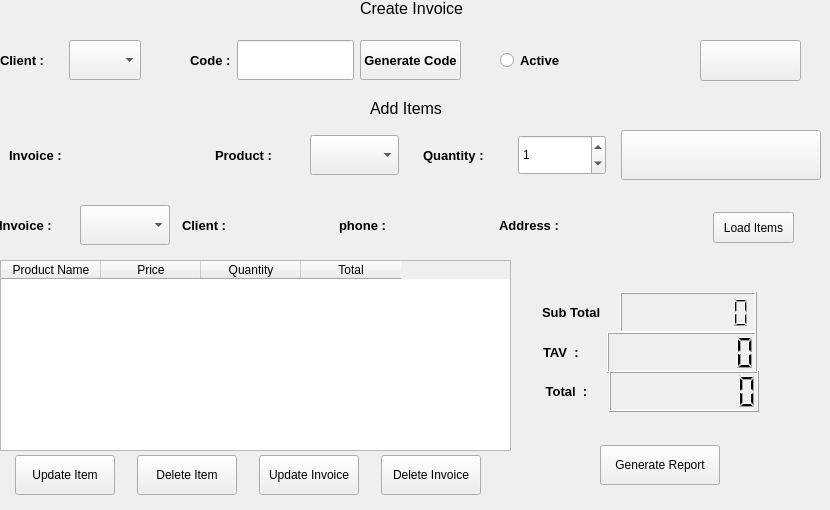
      <widget class="QWidget" name="main">
       <attribute name="icon">
        <iconset resource="resource.qrc">
         <normaloff>:/icons/assests/whiteIcon/home.svg</normaloff>:/icons/assests/whiteIcon/home.svg</iconset>
       </attribute>
       <attribute name="title">
        <string/>
       </attribute>
       <widget class="QLabel" name="label_13">
        <property name="geometry">
         <rect>
          <x>360</x>
          <y>0</y>
          <width>111</width>
          <height>16</height>
         </rect>
        </property>
        <property name="font">
         <font>
          <pointsize>12</pointsize>
          <weight>50</weight>
          <bold>false</bold>
         </font>
        </property>
        <property name="text">
         <string>Create Invoice </string>
        </property>
       </widget>
       <widget class="QWidget" name="widget_3" native="true">
        <property name="geometry">
         <rect>
          <x>0</x>
          <y>20</y>
          <width>811</width>
          <height>80</height>
         </rect>
        </property>
        <widget class="QWidget" name="widget_4" native="true">
         <property name="geometry">
          <rect>
           <x>0</x>
           <y>0</y>
           <width>141</width>
           <height>81</height>
          </rect>
         </property>
         <layout class="QHBoxLayout" name="horizontalLayout_5">
          <item>
           <widget class="QLabel" name="label_9">
            <property name="font">
             <font>
              <pointsize>10</pointsize>
              <weight>75</weight>
              <bold>true</bold>
             </font>
            </property>
            <property name="text">
             <string>Client :</string>
            </property>
           </widget>
          </item>
          <item>
           <widget class="QComboBox" name="clients_comboBox">
            <property name="maximumSize">
             <size>
              <width>100</width>
              <height>40</height>
             </size>
            </property>
           </widget>
          </item>
         </layout>
        </widget>
        <widget class="QWidget" name="widget_5" native="true">
         <property name="geometry">
          <rect>
           <x>190</x>
           <y>0</y>
           <width>271</width>
           <height>81</height>
          </rect>
         </property>
         <layout class="QHBoxLayout" name="horizontalLayout_6">
          <item>
           <widget class="QLabel" name="label_10">
            <property name="font">
             <font>
              <pointsize>10</pointsize>
              <weight>75</weight>
              <bold>true</bold>
             </font>
            </property>
            <property name="text">
             <string>Code :</string>
            </property>
           </widget>
          </item>
          <item>
           <widget class="QLineEdit" name="invoiceCode">
            <property name="maximumSize">
             <size>
              <width>16777215</width>
              <height>40</height>
             </size>
            </property>
           </widget>
          </item>
          <item>
           <widget class="QPushButton" name="generateCode">
            <property name="maximumSize">
             <size>
              <width>16777215</width>
              <height>40</height>
             </size>
            </property>
            <property name="font">
             <font>
              <pointsize>10</pointsize>
              <weight>75</weight>
              <bold>true</bold>
             </font>
            </property>
            <property name="text">
             <string>Generate Code</string>
            </property>
           </widget>
          </item>
         </layout>
        </widget>
        <widget class="QWidget" name="widget_6" native="true">
         <property name="geometry">
          <rect>
           <x>500</x>
           <y>0</y>
           <width>101</width>
           <height>81</height>
          </rect>
         </property>
         <layout class="QHBoxLayout" name="horizontalLayout_7">
          <item>
           <widget class="QRadioButton" name="invoiceStatus">
            <property name="maximumSize">
             <size>
              <width>16777215</width>
              <height>40</height>
             </size>
            </property>
            <property name="font">
             <font>
              <pointsize>10</pointsize>
              <weight>75</weight>
              <bold>true</bold>
             </font>
            </property>
            <property name="text">
             <string>Active</string>
            </property>
           </widget>
          </item>
         </layout>
        </widget>
        <widget class="QPushButton" name="sendInvoiceData">
         <property name="geometry">
          <rect>
           <x>700</x>
           <y>20</y>
           <width>101</width>
           <height>41</height>
          </rect>
         </property>
         <property name="minimumSize">
          <size>
           <width>40</width>
           <height>0</height>
          </size>
         </property>
         <property name="maximumSize">
          <size>
           <width>106</width>
           <height>50</height>
          </size>
         </property>
         <property name="text">
          <string/>
         </property>
         <property name="icon">
          <iconset resource="resource.qrc">
           <normaloff>:/icons/assests/whiteIcon/check.svg</normaloff>:/icons/assests/whiteIcon/check.svg</iconset>
         </property>
         <property name="iconSize">
          <size>
           <width>50</width>
           <height>30</height>
          </size>
         </property>
        </widget>
       </widget>
       <widget class="QLabel" name="label_14">
        <property name="geometry">
         <rect>
          <x>370</x>
          <y>100</y>
          <width>111</width>
          <height>16</height>
         </rect>
        </property>
        <property name="font">
         <font>
          <pointsize>12</pointsize>
          <weight>50</weight>
          <bold>false</bold>
         </font>
        </property>
        <property name="text">
         <string>Add Items </string>
        </property>
       </widget>
       <widget class="QWidget" name="widget_7" native="true">
        <property name="geometry">
         <rect>
          <x>0</x>
          <y>120</y>
          <width>821</width>
          <height>71</height>
         </rect>
        </property>
        <layout class="QHBoxLayout" name="horizontalLayout_15">
         <item>
          <widget class="QWidget" name="widget_8" native="true">
           <property name="maximumSize">
            <size>
             <width>200</width>
             <height>16777215</height>
            </size>
           </property>
           <layout class="QHBoxLayout" name="horizontalLayout_8">
            <item>
             <widget class="QLabel" name="label_12">
              <property name="font">
               <font>
                <pointsize>10</pointsize>
                <weight>75</weight>
                <bold>true</bold>
               </font>
              </property>
              <property name="text">
               <string>Invoice : </string>
              </property>
             </widget>
            </item>
            <item>
             <widget class="QLabel" name="invoice_textBrowser">
              <property name="text">
               <string/>
              </property>
             </widget>
            </item>
           </layout>
          </widget>
         </item>
         <item>
          <widget class="QWidget" name="widget_11" native="true">
           <layout class="QHBoxLayout" name="horizontalLayout_11">
            <item>
             <widget class="QLabel" name="label_19">
              <property name="font">
               <font>
                <pointsize>10</pointsize>
                <weight>75</weight>
                <bold>true</bold>
               </font>
              </property>
              <property name="text">
               <string>Product :</string>
              </property>
             </widget>
            </item>
            <item>
             <widget class="QComboBox" name="product_combobox">
              <property name="maximumSize">
               <size>
                <width>100</width>
                <height>40</height>
               </size>
              </property>
             </widget>
            </item>
           </layout>
          </widget>
         </item>
         <item>
          <widget class="QWidget" name="widget_9" native="true">
           <layout class="QHBoxLayout" name="horizontalLayout_9">
            <item>
             <widget class="QLabel" name="label_15">
              <property name="font">
               <font>
                <pointsize>10</pointsize>
                <weight>75</weight>
                <bold>true</bold>
               </font>
              </property>
              <property name="text">
               <string>Quantity :</string>
              </property>
             </widget>
            </item>
            <item>
             <widget class="QSpinBox" name="itemQuantity">
              <property name="maximumSize">
               <size>
                <width>16777215</width>
                <height>40</height>
               </size>
              </property>
              <property name="value">
               <number>1</number>
              </property>
             </widget>
            </item>
           </layout>
          </widget>
         </item>
         <item>
          <widget class="QPushButton" name="sendItemData">
           <property name="maximumSize">
            <size>
             <width>200</width>
             <height>50</height>
            </size>
           </property>
           <property name="text">
            <string/>
           </property>
           <property name="icon">
            <iconset resource="resource.qrc">
             <normaloff>:/icons/assests/whiteIcon/check.svg</normaloff>:/icons/assests/whiteIcon/check.svg</iconset>
           </property>
           <property name="iconSize">
            <size>
             <width>50</width>
             <height>30</height>
            </size>
           </property>
          </widget>
         </item>
        </layout>
       </widget>
       <widget class="QTableWidget" name="invoiceItemsTable">
        <property name="geometry">
         <rect>
          <x>0</x>
          <y>260</y>
          <width>511</width>
          <height>191</height>
         </rect>
        </property>
        <column>
         <property name="text">
          <string>Product Name</string>
         </property>
        </column>
        <column>
         <property name="text">
          <string>Price</string>
         </property>
        </column>
        <column>
         <property name="text">
          <string>Quantity</string>
         </property>
        </column>
        <column>
         <property name="text">
          <string>Total</string>
         </property>
        </column>
       </widget>
       <widget class="QWidget" name="widget_10" native="true">
        <property name="geometry">
         <rect>
          <x>529</x>
          <y>290</y>
          <width>241</width>
          <height>131</height>
         </rect>
        </property>
        <widget class="QWidget" name="widget_12" native="true">
         <property name="geometry">
          <rect>
           <x>1</x>
           <y>2</y>
           <width>241</width>
           <height>41</height>
          </rect>
         </property>
         <layout class="QHBoxLayout" name="horizontalLayout_10">
          <item>
           <widget class="QLabel" name="label_11">
            <property name="maximumSize">
             <size>
              <width>60</width>
              <height>16777215</height>
             </size>
            </property>
            <property name="font">
             <font>
              <pointsize>10</pointsize>
              <weight>75</weight>
              <bold>true</bold>
             </font>
            </property>
            <property name="text">
             <string>Sub Total :</string>
            </property>
           </widget>
          </item>
          <item>
           <widget class="QLCDNumber" name="subTotal">
            <property name="maximumSize">
             <size>
              <width>137</width>
              <height>52</height>
             </size>
            </property>
            <property name="font">
             <font>
              <weight>75</weight>
              <bold>true</bold>
             </font>
            </property>
            <property name="digitCount">
             <number>8</number>
            </property>
            <property name="value" stdset="0">
             <double>0.000000000000000</double>
            </property>
           </widget>
          </item>
         </layout>
        </widget>
        <widget class="QWidget" name="widget_13" native="true">
         <property name="geometry">
          <rect>
           <x>1</x>
           <y>42</y>
           <width>241</width>
           <height>41</height>
          </rect>
         </property>
         <layout class="QHBoxLayout" name="horizontalLayout_12">
          <item>
           <widget class="QLabel" name="label_16">
            <property name="maximumSize">
             <size>
              <width>45</width>
              <height>16777215</height>
             </size>
            </property>
            <property name="font">
             <font>
              <pointsize>10</pointsize>
              <weight>75</weight>
              <bold>true</bold>
             </font>
            </property>
            <property name="text">
             <string>TAV  :</string>
            </property>
           </widget>
          </item>
          <item>
           <widget class="QLCDNumber" name="TAV">
            <property name="maximumSize">
             <size>
              <width>150</width>
              <height>52</height>
             </size>
            </property>
            <property name="digitCount">
             <number>8</number>
            </property>
           </widget>
          </item>
         </layout>
        </widget>
        <widget class="QWidget" name="widget_14" native="true">
         <property name="geometry">
          <rect>
           <x>1</x>
           <y>81</y>
           <width>241</width>
           <height>41</height>
          </rect>
         </property>
         <layout class="QHBoxLayout" name="horizontalLayout_13">
          <item>
           <widget class="QLabel" name="label_17">
            <property name="maximumSize">
             <size>
              <width>49</width>
              <height>16777215</height>
             </size>
            </property>
            <property name="font">
             <font>
              <pointsize>10</pointsize>
              <weight>75</weight>
              <bold>true</bold>
             </font>
            </property>
            <property name="text">
             <string> Total  :</string>
            </property>
           </widget>
          </item>
          <item>
           <widget class="QLCDNumber" name="Total">
            <property name="maximumSize">
             <size>
              <width>150</width>
              <height>52</height>
             </size>
            </property>
            <property name="digitCount">
             <number>8</number>
            </property>
           </widget>
          </item>
         </layout>
        </widget>
       </widget>
       <widget class="QWidget" name="widget_15" native="true">
        <property name="geometry">
         <rect>
          <x>-1</x>
          <y>200</y>
          <width>821</width>
          <height>51</height>
         </rect>
        </property>
        <widget class="QWidget" name="widget_16" native="true">
         <property name="geometry">
          <rect>
           <x>0</x>
           <y>0</y>
           <width>171</width>
           <height>51</height>
          </rect>
         </property>
         <layout class="QHBoxLayout" name="horizontalLayout_14">
          <item>
           <widget class="QLabel" name="label_18">
            <property name="font">
             <font>
              <pointsize>10</pointsize>
              <weight>75</weight>
              <bold>true</bold>
             </font>
            </property>
            <property name="text">
             <string>Invoice : </string>
            </property>
           </widget>
          </item>
          <item>
           <widget class="QComboBox" name="invoice_display_combobox">
            <property name="minimumSize">
             <size>
              <width>90</width>
              <height>0</height>
             </size>
            </property>
            <property name="maximumSize">
             <size>
              <width>140</width>
              <height>40</height>
             </size>
            </property>
           </widget>
          </item>
         </layout>
        </widget>
        <widget class="QWidget" name="widget_17" native="true">
         <property name="geometry">
          <rect>
           <x>180</x>
           <y>0</y>
           <width>161</width>
           <height>51</height>
          </rect>
         </property>
         <layout class="QHBoxLayout" name="horizontalLayout_16">
          <item>
           <widget class="QLabel" name="label_20">
            <property name="maximumSize">
             <size>
              <width>46</width>
              <height>16777215</height>
             </size>
            </property>
            <property name="font">
             <font>
              <pointsize>10</pointsize>
              <weight>75</weight>
              <bold>true</bold>
             </font>
            </property>
            <property name="text">
             <string>Client :</string>
            </property>
           </widget>
          </item>
          <item>
           <widget class="QLabel" name="clientLabel">
            <property name="minimumSize">
             <size>
              <width>69</width>
              <height>0</height>
             </size>
            </property>
            <property name="maximumSize">
             <size>
              <width>100</width>
              <height>16777215</height>
             </size>
            </property>
            <property name="text">
             <string/>
            </property>
           </widget>
          </item>
         </layout>
        </widget>
        <widget class="QWidget" name="widget_19" native="true">
         <property name="geometry">
          <rect>
           <x>340</x>
           <y>0</y>
           <width>161</width>
           <height>51</height>
          </rect>
         </property>
         <layout class="QHBoxLayout" name="horizontalLayout_18">
          <item>
           <widget class="QLabel" name="label_22">
            <property name="maximumSize">
             <size>
              <width>46</width>
              <height>16777215</height>
             </size>
            </property>
            <property name="font">
             <font>
              <pointsize>10</pointsize>
              <weight>75</weight>
              <bold>true</bold>
             </font>
            </property>
            <property name="text">
             <string>phone :</string>
            </property>
           </widget>
          </item>
          <item>
           <widget class="QLabel" name="phoneLabel">
            <property name="text">
             <string/>
            </property>
           </widget>
          </item>
         </layout>
        </widget>
        <widget class="QWidget" name="widget_20" native="true">
         <property name="geometry">
          <rect>
           <x>500</x>
           <y>0</y>
           <width>201</width>
           <height>51</height>
          </rect>
         </property>
         <layout class="QHBoxLayout" name="horizontalLayout_19">
          <item>
           <widget class="QLabel" name="label_23">
            <property name="maximumSize">
             <size>
              <width>66</width>
              <height>16777215</height>
             </size>
            </property>
            <property name="font">
             <font>
              <pointsize>10</pointsize>
              <weight>75</weight>
              <bold>true</bold>
             </font>
            </property>
            <property name="text">
             <string>Address :</string>
            </property>
           </widget>
          </item>
          <item>
           <widget class="QLabel" name="addressLabel">
            <property name="text">
             <string/>
            </property>
           </widget>
          </item>
         </layout>
        </widget>
        <widget class="QPushButton" name="loadItems">
         <property name="geometry">
          <rect>
           <x>714</x>
           <y>12</y>
           <width>81</width>
           <height>31</height>
          </rect>
         </property>
         <property name="text">
          <string>Load Items</string>
         </property>
        </widget>
       </widget>
       <widget class="QWidget" name="widget_21" native="true">
        <property name="geometry">
         <rect>
          <x>-1</x>
          <y>450</y>
          <width>501</width>
          <height>51</height>
         </rect>
        </property>
        <layout class="QHBoxLayout" name="horizontalLayout_20">
         <item>
          <widget class="QPushButton" name="pushButton">
           <property name="maximumSize">
            <size>
             <width>100</width>
             <height>40</height>
            </size>
           </property>
           <property name="text">
            <string>Update Item</string>
           </property>
          </widget>
         </item>
         <item>
          <widget class="QPushButton" name="pushButton_2">
           <property name="maximumSize">
            <size>
             <width>100</width>
             <height>40</height>
            </size>
           </property>
           <property name="text">
            <string>Delete Item</string>
           </property>
          </widget>
         </item>
         <item>
          <widget class="QPushButton" name="pushButton_3">
           <property name="maximumSize">
            <size>
             <width>100</width>
             <height>40</height>
            </size>
           </property>
           <property name="text">
            <string>Update Invoice</string>
           </property>
          </widget>
         </item>
         <item>
          <widget class="QPushButton" name="pushButton_4">
           <property name="maximumSize">
            <size>
             <width>100</width>
             <height>40</height>
            </size>
           </property>
           <property name="text">
            <string>Delete Invoice</string>
           </property>
          </widget>
         </item>
        </layout>
       </widget>
       <widget class="QWidget" name="widget_22" native="true">
        <property name="geometry">
         <rect>
          <x>590</x>
          <y>440</y>
          <width>141</width>
          <height>51</height>
         </rect>
        </property>
        <layout class="QHBoxLayout" name="horizontalLayout_21">
         <item>
          <widget class="QPushButton" name="pushButton_5">
           <property name="maximumSize">
            <size>
             <width>120</width>
             <height>40</height>
            </size>
           </property>
           <property name="text">
            <string>Generate Report</string>
           </property>
          </widget>
         </item>
        </layout>
       </widget>
      </widget>
